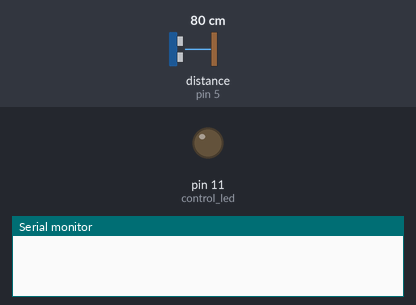
The sketch below on a simulated Arduino Uno, built with avr-gcc and run on an emulated ATmega328P. On the bench: output pins drawn as LEDs (lit = HIGH), the last lines printed to the serial monitor. Inputs (shaded band) come from the test bench; at power-on: distance to the obstacle (sensor on pin 5) 80 cm. The echo pulse lasts 58.3 µs per cm; the modem accepts every AT command (registered, SIM ready, sends succeed) and sends nothing else.

Above: at 0.0 s.
At 15.2 s:
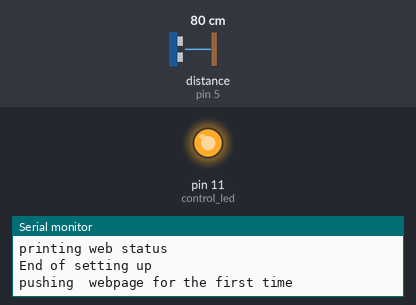
15.3 s: distance to the obstacle (sensor on pin 5) set to 32 cm
16.8 s: distance to the obstacle (sensor on pin 5) set to 28 cm
Timing chart, 0 to 19.8 s (numbered marks = the images above; inputs shaded):
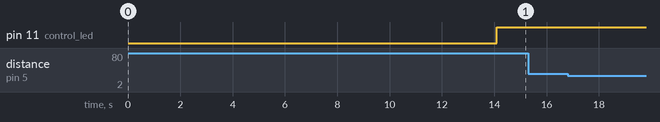

Measured:
- after the input at 15.3 s, every drawn part: stays the same

The sketch:

Servidor_Ultrassom.ino
```cpp
#include <SoftwareSerial.h>
#include <Ultrasonic.h>


/*
*Função sendData obtida no tutorial https://www.filipeflop.com/blog/esp8266-arduino-tutorial/
*Função de configuração tambem baseada nesse tutorial
*Lista de comandos AT (protocolo de comunicação do ESP8266)
*https://room-15.github.io/blog/2015/03/26/esp8266-at-command-reference/
*Biblioteca ultrassonic utilizada: http://www.arduinolibraries.info/libraries/ultrasonic
*/

/* DEFINIÇÕES DO ESP */

//Settando as configurações para comunicação serial entre arduino e ESP8266
//software serial (TX, RX);
SoftwareSerial esp8266(2, 3);
String ultrasound_status;
String ultrasound_status_update;

//Setando variaveis globais para teste do servidor
#define DEBUG true
int control_led = 11;

/* DEFINIÇÕES DO ULTRASSOM */

// Define os pinos para o trigger e echo
#define pino_trigger 4
#define pino_echo 5

// Inicializa o sensor nos pinos definidos acima
Ultrasonic ultrasonic(pino_trigger, pino_echo);

int i;
long microsec;
int flagPosicao = 0; // posicao 0 = parado; posicao 1 = aproxima; posicao 2 = afasta
float distAnteriores[5]; // vetor para armazenar distancias anteriores
float distanciaAtual; // variavel para armazenar distancia atual
float aproximando, afastando; // variaveis contadoras para definir sentido do movimento
int redundanciaAproxima = 0, redundanciaAfasta = 0; // variaveis de redundancia

String IP = "";

void setup() {

  Serial.begin(9600);
  //esp8266  baudrate mudado anteriormente para 19200 (o padrão é 115200)
  esp8266.begin(19200);
  //Configura o ESP

  Setting_ESP();

  pinMode(control_led, OUTPUT);

  Serial.println("pushing  webpage for the first time");

  ultrasound_status =  check_ultrassom();

}

void loop(){
  //Liga um led quando o servidor esta configurado e funcionando
  digitalWrite(control_led, HIGH);

   ultrasound_status =  check_ultrassom();

  if (!(ultrasound_status == "parada")){
    Serial.println(ultrasound_status) ;
    update_page(ultrasound_status);
  }

  delay(1000);

}

/*FUNÇÃO PARA COMUNICAÇÃO SERIAL ENTRE ARDUINO E ESP8266*/

String sendData(String command, const int timeout, boolean debug = false){
  // Send AT commands
  String response = "";
  esp8266.print(command);
  long int time = millis();
  while ( (time + timeout) > millis()){
    while (esp8266.available()){
      char c = esp8266.read(); // read the next character.
      response += c;
    }
  }
  if (debug){
    Serial.println(response);
  }
  return response;
}


/*
*
*TODAS AS FUNÇÕES CRIADAS POR NOSSO GRUPO SÃO DEFINIDAS A PARTIR DAQUI
*
*/

/*FUNÇÃO PARA POST DE UMA PAGINA NO SERVIDOR PELO PRÓPRIO SERVIDOR*/

//Essa função faz um post de uma página HTML contendo a palavra _a_ no IP do servidor

void update_page(String a){
  if (esp8266.available()){
    //Acha o começo da resposta do TCP/IP para ver o Id de conexão
    if (esp8266.find("+IPD,")){
      delay(100);
      //Esse ID é a primeira coisa depois de +IPD, na resposta, porem como é uma string, precisamos transformar o numero
      //de ASCII para inteiro
      int connectionId = esp8266.read() - 48;


      //Define a página HTML a ser postada no endereço de IP do próprio servidor
      String webpage = "<head><meta http-equiv=""refresh"" content=""2"">";
      webpage += "</head><h2>";
      webpage += a;
      webpage += "</h2>";

      //Envia a define o que vai ser enviado para o IP do servidor (o comando AT+CIPSEND tem como parametros
      //A o ID de conexão e o tamanho da string a ser enviada
      String cipSend = "AT+CIPSEND=";
      cipSend += connectionId;
      cipSend += ",";
      cipSend += webpage.length();
      cipSend += "\r\n";

      sendData(cipSend, 500, DEBUG);
      sendData(webpage, 500, DEBUG);


    }
  }
  Serial.println("updated webapge");
}


/* FUNÇÃO DE CONFIGURAÇÃO INICIAL DO ESP8266 COMO SERVIDOR PARA MULTIPLAS CONEXÕES*/

void Setting_ESP(){
  String test_return;
  String flag_wifi;

  /*
  *inicialmente  se testa simplesmente se o ESP8266 está se comunicando com o arduino
  */

  Serial.println("testing ESP8266");

  //Comando para que o ESP imprima o comando que foi enviado a ele e a resposta (echo)

  sendData("ATE1\r\n", 2000);

  //Comando para imprimir versão do ESP e do firmware dele

  test_return = sendData("AT+GMR\r\n", 2000);

  Serial.println(test_return);


  /*
   * Agora conectamos o ESP a rede e o configuramos como servidor
   */

  Serial.println("Setting up connection");


  //Muda o ESP para o modo 1 (modo Station, não Access Point)

  Serial.println("Changing to server mode");
  sendData("AT+CWMODE=1\r\n", 1000, DEBUG);
  //Checa se o ESP esta conectado
  Serial.println("Checking connection");
  flag_wifi = sendData("AT+CWJAP?\r\n", 2000);

  if (flag_wifi[0] == 'N'){
    //Se ele nao estiver conectado a nenhum AP (access point) temos que conecta-lo
    Serial.println("Not connected to any AP. Trying to connect");
    //O comando AT utilizado é o AT+CWJAP="ssid","senha"
    sendData("AT+CWJAP=""tanios"",""bicicleta""\r\n", 2000, DEBUG);
  }

  //Quando o ESP Estiver conectado
  Serial.println("Connected to wifi");
  flag_wifi = sendData("AT+CWJAP?\r\n", 2000, DEBUG);
  Serial.println(flag_wifi);
  //Imprime o IP dele (servidor)
  Serial.println("Checking IP");
  sendData("AT+CIFSR\r\n", 1000, DEBUG);
  //E configura para multiplas conexões
  Serial.println("Setting Server to multiple connections");
  sendData("AT+CIPMUX=1\r\n", 1000, DEBUG);
  //Então incia o servidor na porta 80
  Serial.println("Starting server at port 80");
  sendData("AT+CIPSERVER=1,80\r\n", 1000, DEBUG);

  Serial.println("printing web status");

  //Por fim desabilita a função que faz com que o ESP imprima o comando mandado para ele (disable echo)
  sendData("ATE0\r\n", 2000);
  Serial.println("End of setting up");
}


//ultrasound chekcer function

String check_ultrassom(){
    // Le as informacoes do sensor em cm
  microsec = ultrasonic.timing();
  distanciaAtual = ultrasonic.convert(microsec, Ultrasonic::CM);

  // Zera variaveis contadoras
  aproximando = 0;
  afastando = 0;

  // Condicao para tentar evitar bugs de distancias muito grandes (maiores que 30cm -> maquete)
  if (distanciaAtual < 30) {

    // Compara a distancia atual com as 5 ultimas distancias
    for (i = 0; i < 5; i++) {
      // Se a atual for menor, pessoa esta se aproximando
      if (distAnteriores[i] - distanciaAtual > 3) {
        aproximando++;
      }
      // Se a atual for maior, pessoa esta se afastando
      else if (distanciaAtual - distAnteriores[i] > 3) {
        afastando++;
      }
    }

    // Opta pela opcao mais provavel e altera a flag de estado
    if (aproximando > afastando) {
      flagPosicao = 1;
    }
    else if (afastando > aproximando) {
      flagPosicao = 2;
    }
    else {
      flagPosicao = 0;
    }

    // Se a flag for 1, pessoa se aproxima. Incrementa a variavel de redundancia para aproximacao e zera a de redundancia para afastamento
    if (flagPosicao == 1) {
      redundanciaAproxima++;
      redundanciaAfasta = 0;
    }

    // Se a flag for 2, pessoa se afasta. Incrementa a variavel de redundancia para afastamento e zera a de redundancia para aproximacao
    else if (flagPosicao == 2) {
      redundanciaAfasta++;
      redundanciaAproxima = 0;
    }

    // Se a flag for 0, pessoa esta parada. Zera as variaveis de redundancia
    else {
      redundanciaAfasta = 0;
      redundanciaAproxima = 0;
    }

    // Armazena distancias anteriores no vetor
    for (i = 0; i < 4; i++) {
      distAnteriores[i] = distAnteriores[i+1];
    }
    distAnteriores[4] = distanciaAtual;

  }

  // Se checar pelo menos 3 vezes seguidas que a pessoa esta se aproximando, considera que esta informacao eh confiavel e acende led verde
  if (redundanciaAproxima >= 3) {
      //Serial.println("Pessoa se aproximando");
      return "aproximando";
  }

  // Se checar pelo menos 3 vezes seguidas que a pessoa esta se afastando, considera que esta informacao eh confiavel e acende led amarelo
  else if (redundanciaAfasta >= 3) {
      //Serial.println("Pessoa se afastando");
      return "afastando";
  }
  // Considera que a pessoa esta parada e apaga leds.
  else {
      //Serial.println("Pessoa parada");
      return "parada";
  }
}
```
